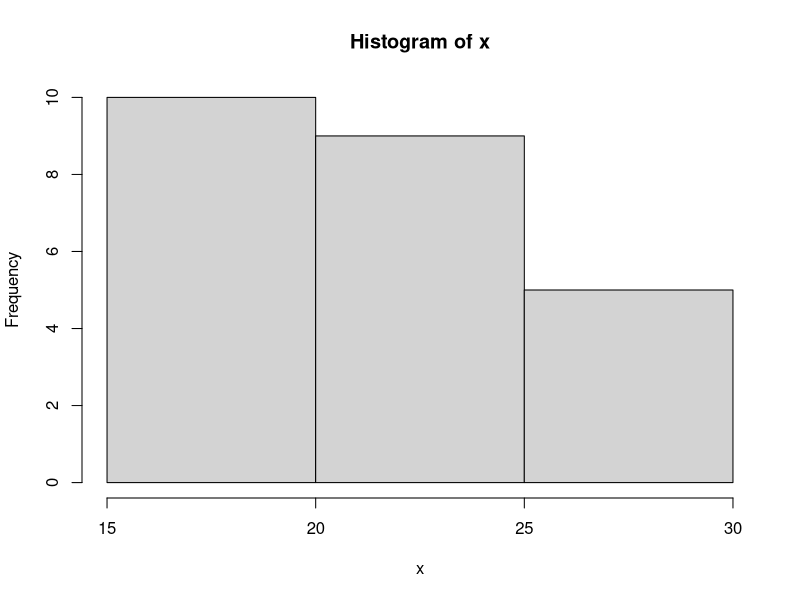

Write R code to recreate this figure.
x <- c(18,18,18,20,20,20,20,20,20,20,
       21,21,21,21,25,25,25,25,25,
       28,28,30,30,30)

bins <- split(x, cut(seq_along(x), 3, labels = FALSE))

lapply(bins, mean)
hist(x, breaks = 3)
